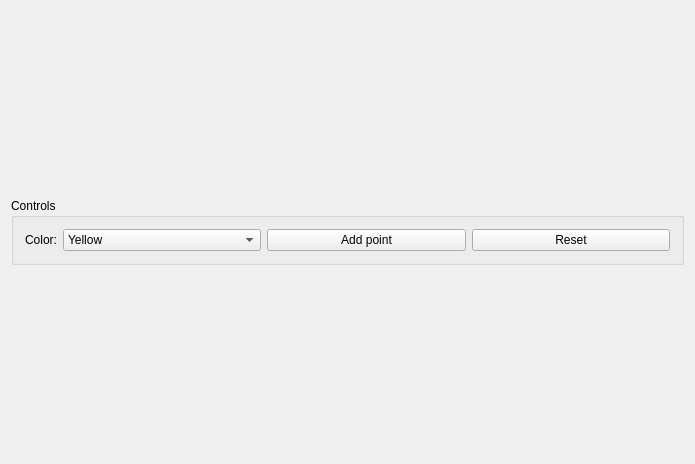
<?xml version="1.0" encoding="UTF-8"?>
<ui version="4.0">
 <class>MainWindow</class>
 <widget class="QMainWindow" name="MainWindow">
  <property name="geometry">
   <rect>
    <x>0</x>
    <y>0</y>
    <width>695</width>
    <height>464</height>
   </rect>
  </property>
  <property name="sizePolicy">
   <sizepolicy hsizetype="Preferred" vsizetype="Fixed">
    <horstretch>0</horstretch>
    <verstretch>0</verstretch>
   </sizepolicy>
  </property>
  <property name="minimumSize">
   <size>
    <width>0</width>
    <height>200</height>
   </size>
  </property>
  <property name="windowTitle">
   <string>Unit Circle Point Randomizer</string>
  </property>
  <widget class="QWidget" name="centralWidget">
   <layout class="QVBoxLayout" name="verticalLayout">
    <item>
     <widget class="QGroupBox" name="groupBox">
      <property name="sizePolicy">
       <sizepolicy hsizetype="Preferred" vsizetype="Fixed">
        <horstretch>0</horstretch>
        <verstretch>0</verstretch>
       </sizepolicy>
      </property>
      <property name="minimumSize">
       <size>
        <width>0</width>
        <height>50</height>
       </size>
      </property>
      <property name="title">
       <string>Controls</string>
      </property>
      <layout class="QHBoxLayout" name="horizontalLayout">
       <item>
        <widget class="QLabel" name="label">
         <property name="sizePolicy">
          <sizepolicy hsizetype="Fixed" vsizetype="Minimum">
           <horstretch>0</horstretch>
           <verstretch>0</verstretch>
          </sizepolicy>
         </property>
         <property name="text">
          <string>Color:</string>
         </property>
         <property name="alignment">
          <set>Qt::AlignCenter</set>
         </property>
        </widget>
       </item>
       <item>
        <widget class="QComboBox" name="comboBox">
         <item>
          <property name="text">
           <string>Yellow</string>
          </property>
         </item>
         <item>
          <property name="text">
           <string>White</string>
          </property>
         </item>
         <item>
          <property name="text">
           <string>Black</string>
          </property>
         </item>
         <item>
          <property name="text">
           <string>Blue</string>
          </property>
         </item>
         <item>
          <property name="text">
           <string>Green</string>
          </property>
         </item>
         <item>
          <property name="text">
           <string>Red</string>
          </property>
         </item>
         <item>
          <property name="text">
           <string>Pink</string>
          </property>
         </item>
         <item>
          <property name="text">
           <string>Cyan</string>
          </property>
         </item>
         <item>
          <property name="text">
           <string>Purple</string>
          </property>
         </item>
        </widget>
       </item>
       <item>
        <widget class="QPushButton" name="addPointPushButton">
         <property name="sizePolicy">
          <sizepolicy hsizetype="Preferred" vsizetype="Preferred">
           <horstretch>0</horstretch>
           <verstretch>0</verstretch>
          </sizepolicy>
         </property>
         <property name="text">
          <string>Add point</string>
         </property>
        </widget>
       </item>
       <item>
        <widget class="QPushButton" name="resetPushButton">
         <property name="sizePolicy">
          <sizepolicy hsizetype="Preferred" vsizetype="Preferred">
           <horstretch>0</horstretch>
           <verstretch>0</verstretch>
          </sizepolicy>
         </property>
         <property name="text">
          <string>Reset</string>
         </property>
        </widget>
       </item>
      </layout>
     </widget>
    </item>
   </layout>
  </widget>
 </widget>
 <layoutdefault spacing="6" margin="11"/>
 <resources/>
 <connections/>
</ui>
